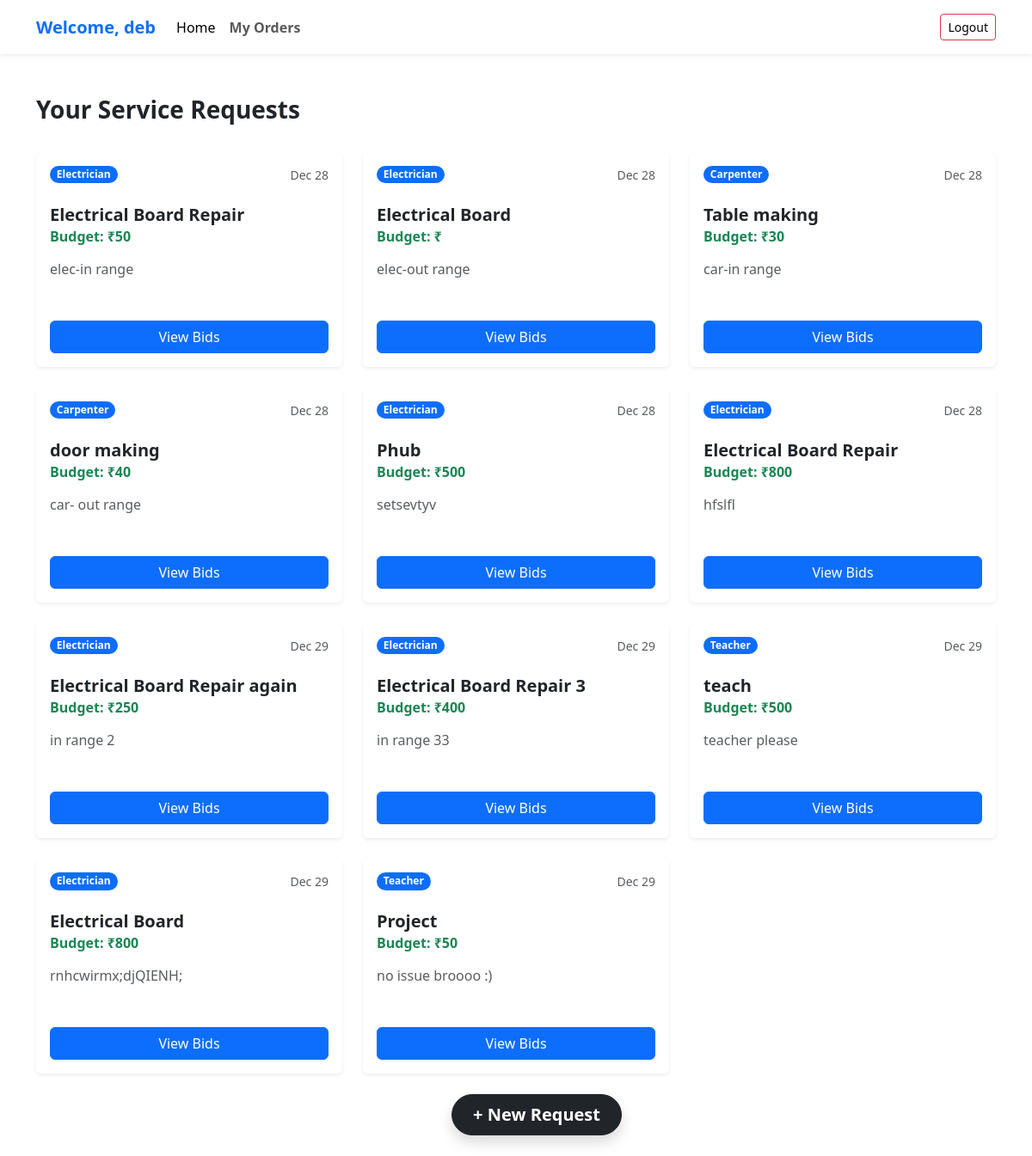
Page /consumer_dashboard (signed in) on the earlier database version.
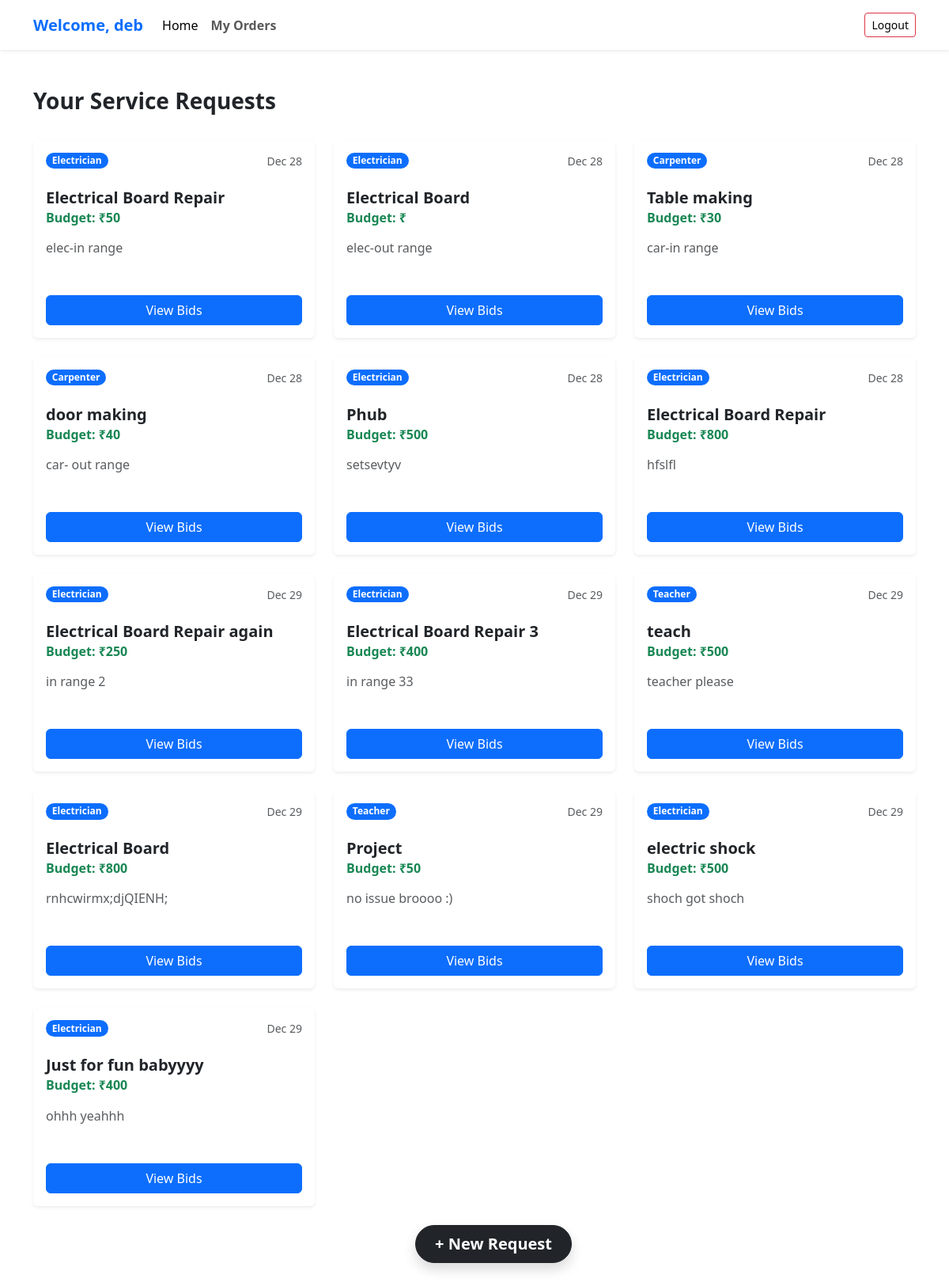
Same page on the later database version.
### app.py (models this page shows)
class users(db.Model):
    id = db.Column(db.Integer, primary_key=True)
    email = db.Column(db.String(120), unique=True, nullable=False, index=True)
    password_hash = db.Column(db.String(255), nullable=False)
    full_name = db.Column(db.String(120), nullable=False)
    latitude = db.Column(db.Float, nullable=False)
    longitude = db.Column(db.Float, nullable=False)
    radius_km = db.Column(db.Float, default=5.0)  # optional usage
    is_provider = db.Column(db.Boolean, default=False)
    is_consumer = db.Column(db.Boolean, default=False)
    user_skill=db.Column(db.String(20), nullable=True)
    created_at = db.Column(db.DateTime, default=db.func.current_timestamp())

class service_request(db.Model):
    id=db.Column(db.Integer, primary_key=True)
    consumer_id=db.Column(db.Integer, nullable=False)
    con_latitude = db.Column(db.Float, nullable=False)
    con_longitude = db.Column(db.Float, nullable=False)
    service_title=db.Column(db.String(200), nullable=False)
    service_type=db.Column(db.String(50), nullable=False)
    budget=db.Column(db.Integer, nullable=False)
    desc=db.Column(db.String(500), nullable=False)
    is_active=db.Column(db.Boolean, default=True)
    is_inprogress=db.Column(db.Boolean, default=False)
    assigned_provider_id=db.Column(db.Integer, nullable=True)
    created_at=db.Column(db.DateTime, default=db.func.current_timestamp())

### app.py (the view)
@app.route('/consumer_dashboard')
def consumer_dashboard():
    if 'user_id' not in session:
        return redirect(url_for('login'))
    id=session['user_id']
    print(id)
    current_user_object = users.query.get(id)
    ser_req=service_request.query.filter_by(consumer_id=id).all()
    print("count: ",len(ser_req),ser_req)
    return render_template('consumer/consumer_dashboard.html',user=current_user_object,requests=ser_req)

### templates/consumer/consumer_dashboard.html (shortened to what this page needs)
{% extends 'base.html' %}
{% block body %}
<nav class="navbar navbar-expand-lg navbar-light bg-white shadow-sm sticky-top">
  <div class="container">
    <a class="navbar-brand fw-bold text-primary" href="#">
       Welcome, {{user.full_name}}
    </a>
    <div class="collapse navbar-collapse" id="navbarText">
      <ul class="navbar-nav me-auto mb-2 mb-lg-0">
        <li class="nav-item">
          <a class="nav-link active" aria-current="page" href="#">Home</a>
        </li>
        <li class="nav-item">
          <a class="nav-link fw-bold" href="{{ url_for('my_orders') }}">My Orders</a>
        </li>
      </ul>
      <span class="navbar-text">
        <a href="{{url_for('logout')}}" class="btn btn-outline-danger btn-sm">Logout</a>
      </span>
    </div>
  </div>
</nav>
<div class="container py-5">
  <div class="d-flex justify-content-between align-items-center mb-4">
    <h3 class="fw-bold text-dark">Your Service Requests</h3>
    </div>
  <div class="row row-cols-1 row-cols-md-2 row-cols-lg-3 g-4 pb-5">
    {% for request in requests %}
    <div class="col">
      <div class="card h-100 shadow-sm border-0 transition-hover">
        <div class="card-header bg-transparent border-0 pt-3">
          <div class="d-flex justify-content-between align-items-start">
            <span class="badge bg-primary rounded-pill">{{ request.service_type }}</span>
            <span class="text-muted small">{{ request.created_at.strftime('%b %d') }}</span>
          </div>
        </div>
        <div class="card-body">
          <h5 class="card-title fw-bold text-dark">{{ request.service_title }}</h5> <h6 class="card-subtitle mb-3 text-success fw-bold">Budget: ₹{{ request.budget }}</h6>
          <p class="card-text text-muted text-truncate-3" style="min-height: 3rem;">
            {{ request.desc }}
          </p>
        </div>
        <div class="card-footer bg-transparent border-top-0 pb-3">
          <div class="d-grid gap-2">
            <a href="{{url_for('view_bids', req_id=request.id)}}" class="btn btn-primary">
              View Bids
            </a>
            </div>
        </div>
      </div>
    </div>
    {% endfor %}
  </div>
</div>
<a href="{{url_for('add_service_request')}}"
   class="btn btn-lg btn-dark rounded-pill position-fixed bottom-0 start-50 translate-middle-x m-4 shadow z-3 px-4 fw-bold">
  <span class="fs-5">+</span> New Request
</a>
{% endblock body %}

### templates/base.html (shortened to what this page needs)
<!DOCTYPE html>
<html lang="en">
<head>
    <link href="https://cdn.jsdelivr.net/npm/bootstrap@5.3.7/dist/css/bootstrap.min.css" rel="stylesheet"
>
    <link rel="stylesheet" href="https://unpkg.com/leaflet@1.9.4/dist/leaflet.css" />
</head>
<body>
    {% block body %}
    {% endblock body %}
</body>
</html>

Differences in the rows shown:
added service_request: service_type "Electrician", created_at "Dec 29", service_title "electric shock", budget "500", desc "shoch got shoch"
added service_request: service_type "Electrician", created_at "Dec 29", service_title "Just for fun babyyyy", budget "400", desc "ohhh yeahhh"
